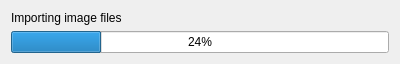
<?xml version="1.0" encoding="UTF-8"?>
<ui version="4.0">
 <class>ImportProgressDialog</class>
 <widget class="QDialog" name="ImportProgressDialog">
  <property name="geometry">
   <rect>
    <x>0</x>
    <y>0</y>
    <width>400</width>
    <height>58</height>
   </rect>
  </property>
  <property name="windowTitle">
   <string>Importing images...</string>
  </property>
  <layout class="QVBoxLayout" name="verticalLayout">
   <item>
    <widget class="QLabel" name="label">
     <property name="text">
      <string>Importing image files</string>
     </property>
    </widget>
   </item>
   <item>
    <widget class="QProgressBar" name="progressBar">
     <property name="value">
      <number>24</number>
     </property>
    </widget>
   </item>
  </layout>
 </widget>
 <resources/>
 <connections/>
</ui>
